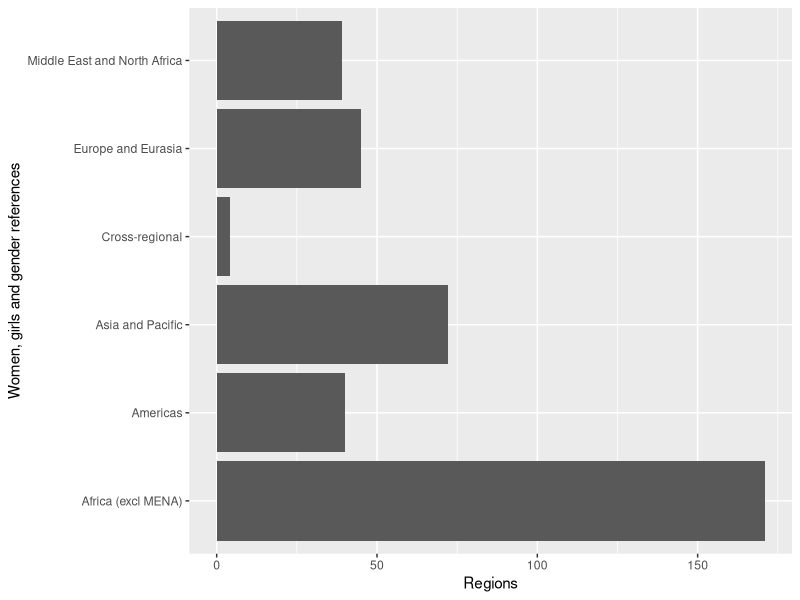
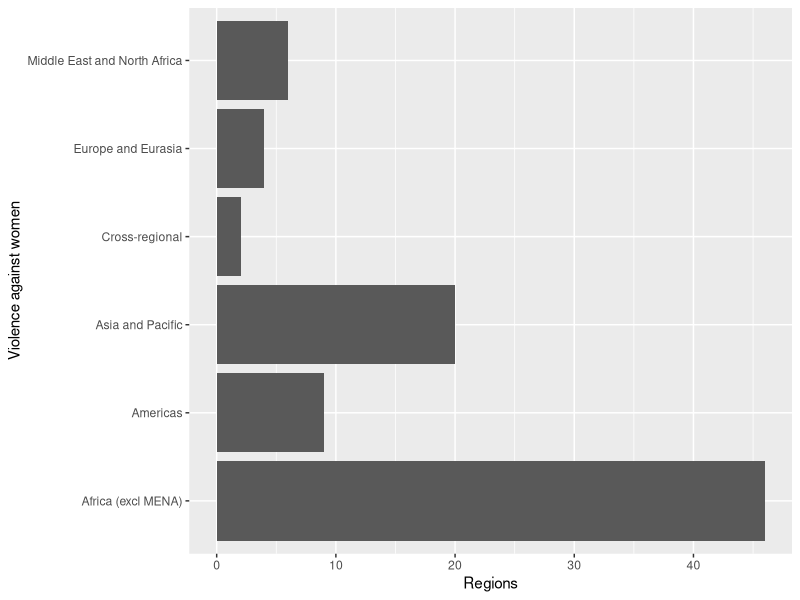

Here is the R script that generated these plots, in order:
## ---- chunk 1


if (!require("dplyr")) {
   install.packages("dplyr")
   library(dplyr)
}


if (!require("ggplot2")) {
   install.packages("ggplot2")
   library(ggplot2)
}




## ---- chunk 2

PAXI <- read.csv("pax_data_371_agreements_11-04-21.csv")


colnames(PAXI)[1] <- "Con"

PAX <- select(PAXI,Con,Reg,Dat,GeWom,GeLgbtiPos,GeLgbtiNeg)

PAX <- cbind(PAX,Year=c(as.integer(0)))

PAX$Year <- as.numeric(format(as.Date(PAX$Dat), "%Y"))

PAX <- select(PAX,-Dat)

View(PAX)

summary(PAX,"table")

write.csv(PAX, file = "pax_data_371_agreements_11-04-21_updated.csv")



ggplot(PAX, aes(y=GeWom, x=Reg)) + 
    geom_bar(stat="identity") + coord_flip() + xlab("Women, girls and gender references") + ylab("Regions")


PAX4 <- read.csv("pax_data_113_agreements_12-04-21.csv")


colnames(PAX4)[1] <- "Con"

PAX5 <- select(PAX4,Con,Reg,Dat,WggVio,WggVioSex,WggVioGen,WggIndNom,WggRefDisp,WggPreg)

View(PAX5)

PAX5 <- cbind(PAX5,Year=c(as.integer(0)))

PAX5$Year <- as.numeric(format(as.Date(PAX5$Dat), "%Y"))

PAX5 <- select(PAX5,-Dat)

View(PAX5)


summary(PAX5,"table")


write.csv(PAX5, file = "pax_data_113_agreements_12-04-21_updated.csv")



ggplot(PAX5, aes(y=WggVio, x=Reg)) + 
    geom_bar(stat="identity") + coord_flip() + xlab("Violence against women") + ylab("Regions")


